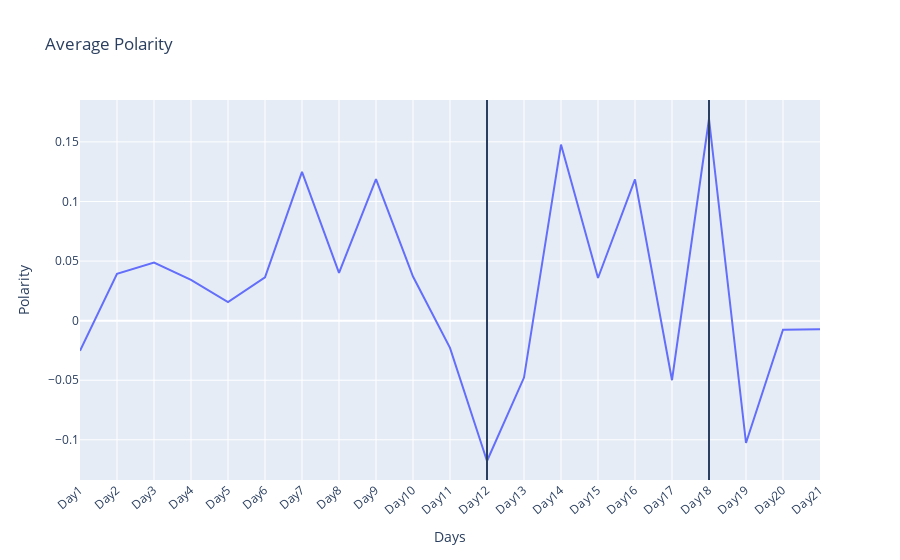

This figure's notebook cell:
### Code cell
fig = px.line(sample_by_day, x="Days", y="Polarity", title='Average Polarity')
fig.update_xaxes(tickangle=-40)
fig.add_vline(x="Day12")
fig.add_vline(x="Day18")
fig.show()

### Figure 1 — Plotly figure (JSON) as saved in the notebook; plotly's stock layout.template omitted (floating-point values rounded to 4 significant figures)
{"data": [{"hovertemplate": "Days=%{x}<br>Polarity=%{y}<extra></extra>", "legendgroup": "", "line": {"color": "#636efa", "dash": "solid"}, "marker": {"symbol": "circle"}, "mode": "lines", "name": "", "orientation": "v", "showlegend": false, "type": "scatter", "x": ["Day1", "Day2", "Day3", "Day4", "Day5", "Day6", "Day7", "Day8", "Day9", "Day10", "Day11", "Day12", "Day13", "Day14", "Day15", "Day16", "Day17", "Day18", "Day19", "Day20", "Day21"], "xaxis": "x", "y": [-0.0253, 0.03935, 0.04877, 0.03419, 0.01562, 0.03626, 0.1249, 0.0401, 0.1187, 0.03704, -0.02285, -0.1178, -0.04778, 0.1477, 0.0358, 0.1185, -0.05, 0.1692, -0.1027, -0.007576, -0.007143], "yaxis": "y"}], "layout": {"legend": {"tracegroupgap": 0}, "shapes": [{"type": "line", "x0": "Day12", "x1": "Day12", "xref": "x", "y0": 0, "y1": 1, "yref": "y domain"}, {"type": "line", "x0": "Day18", "x1": "Day18", "xref": "x", "y0": 0, "y1": 1, "yref": "y domain"}], "title": {"text": "Average Polarity"}, "xaxis": {"anchor": "y", "domain": [0, 1], "tickangle": -40, "title": {"text": "Days"}}, "yaxis": {"anchor": "x", "domain": [0, 1], "title": {"text": "Polarity"}}}}
